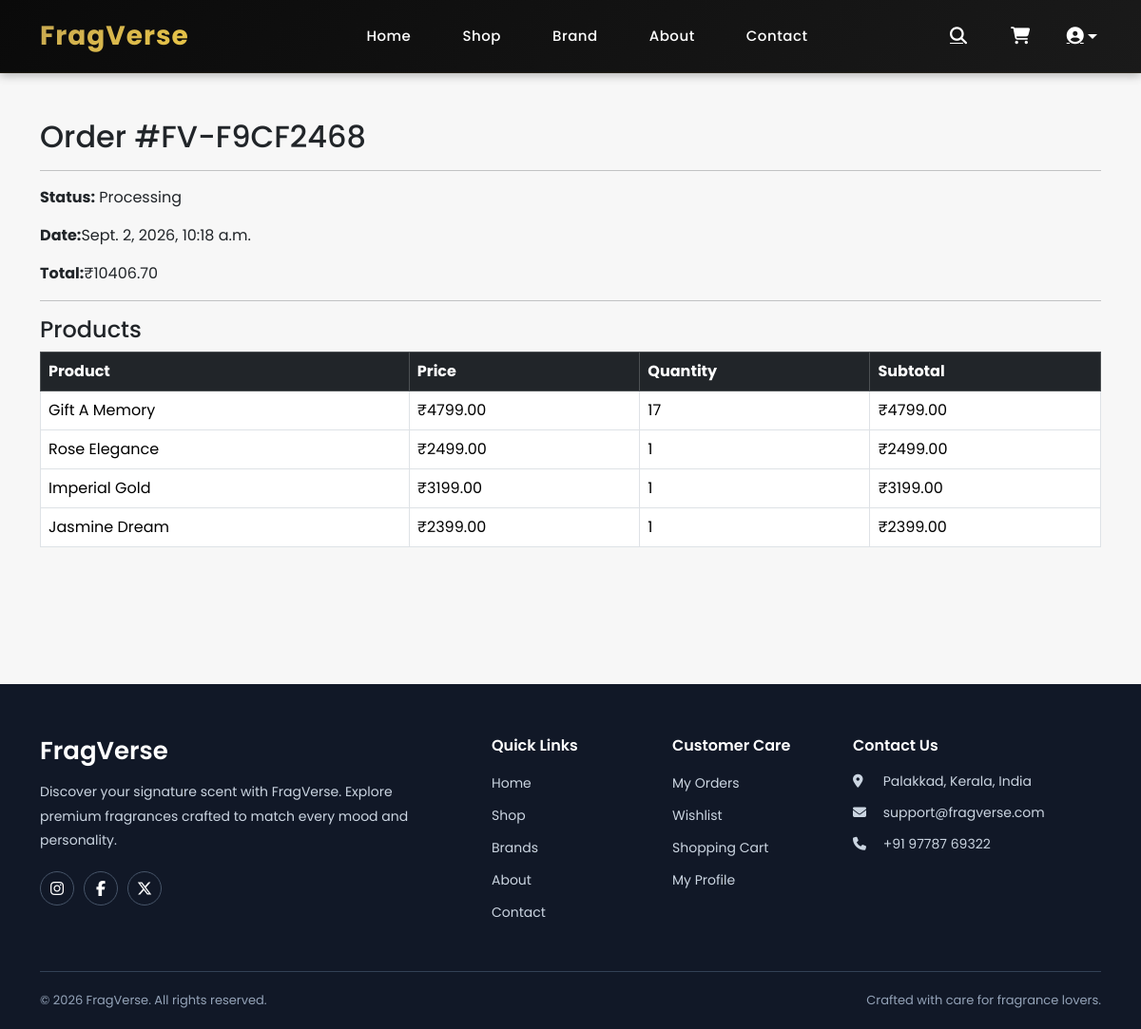
The app's page /order/19/ (signed in) with its own data.
### order/models.py (models this page shows, shortened)
class Order(models.Model):
    STATUS = (
        ("Pending", "Pending"),
        ("Processing", "Processing"),
        ("Shipped", "Shipped"),
        ("Delivered", "Delivered"),
        ("Cancelled", "Cancelled"),
    )
    user = models.ForeignKey(User, on_delete=models.CASCADE)
    order_number= models.CharField(max_length=20,unique=True,editable=False,null=True,blank=True)
    phone = models.CharField(max_length=20)
    address = models.TextField()
    city = models.CharField(max_length=100)
    state = models.CharField(max_length=100)
    country = models.CharField(max_length=100)
    postal_code = models.CharField(max_length=20)
    total = models.DecimalField(
        max_digits=10,
        decimal_places=2
    )
    razorpay_order_id = models.CharField(
        max_length=100,
        blank=True,
        null=True
    )
    razorpay_payment_id = models.CharField(
        max_length=100,
        blank=True,
        null=True
    )
    created = models.DateTimeField(auto_now_add=True)
    status = models.CharField(
        max_length=20,
        choices=STATUS,
        default="Pending"
    )

class OrderItem(models.Model):
    order = models.ForeignKey(Order,related_name="items",on_delete=models.CASCADE)
    product = models.ForeignKey(Product,on_delete=models.CASCADE)
    price = models.DecimalField(max_digits=10,decimal_places=2)
    quantity = models.PositiveIntegerField(default=1)

### store/models.py (models this page shows, shortened)
class Product(models.Model):
    category = models.ForeignKey(Category,on_delete=models.CASCADE)
    name = models.CharField(max_length=200)
    brand = models.CharField(max_length=100)
    description = models.TextField()
    image = models.ImageField(upload_to="products/")
    price = models.DecimalField(max_digits=10, decimal_places=2)
    stock = models.PositiveIntegerField(default=0)
    available = models.BooleanField(default=True)
    created_at = models.DateTimeField(auto_now_add=True)

### store/views.py (the view)
# urls.py: path("order/<int:id>/",views.order_detail,name="order_detail"),
@never_cache
@login_required(login_url="login")
def order_detail(request, id):
    order = get_object_or_404(
        Order,
        id=id,
        user=request.user
    )
    context = {"order": order}
    return render(request,"order_detail.html",context)

### store/cart.py (called while the page is built, shortened)
    def __iter__(self):
        product_ids = []
        variant_ids = []
        invalid_keys = []
        if invalid_keys:
            for key in invalid_keys:
                del self.cart[key]
            self.save()
        products = Product.objects.filter(
            id__in=product_ids
        )
        variants = ProductVariant.objects.filter(
            id__in=variant_ids
        )
        product_dict = {
            product.id: product
            for product in products
        }
        variant_dict = {
            variant.id: variant
            for variant in variants
        }

    def get_total_quantity(self):
        total = 0
        for item in self:
            total += item["quantity"]
        return total

    def __len__(self):
        return self.get_total_quantity()

### store/context_processors.py (called while the page is built)
def cart(request):
  return {"cart": Cart(request)}

def wishlist(request):
    if request.user.is_authenticated:
        wishlist_product_ids = set(
            Wishlist.objects.filter(
                user=request.user
            ).values_list(
                "product_id",
                flat=True
            )
        )
    else:
        wishlist_product_ids = set()
    return {
        "wishlist_product_ids": wishlist_product_ids
    }

### templates/order_detail.html (shortened to what this page needs)
{% extends "base.html" %}
{% block content %}
<div class="container py-5">
    <h2>Order #{{ order.order_number }}</h2>
    <hr>
    <p>
        <strong>Status:</strong>
        {{ order.status }}
    </p>
    <p><strong>Date:</strong>{{ order.created }}</p>
    <p><strong>Total:</strong>₹{{ order.total }}</p>
    <hr>
    <h4>Products</h4>
    <table class="table table-bordered">
        <thead class="table-dark">
            <tr>
                <th>Product</th>
                <th>Price</th>
                <th>Quantity</th>
                <th>Subtotal</th>
            </tr>
        </thead>
        <tbody>
        {% for item in order.items.all %}
        <tr>
            <td>{{ item.product.name }}</td>
            <td>₹{{ item.price }}</td>
            <td>{{ item.quantity }}</td>
            <td>₹{{ item.price|floatformat:2 }}</td>
        </tr>
        {% endfor %}
        </tbody>
    </table>
</div>
{% endblock %}

### records on screen
Order: order_number "FV-F9CF2468", status "Processing", created "Sept. 2, 2026, 10:18 a.m.", total "10406.70"
OrderItem: product.name "Gift A Memory", price "4799.00", quantity "17"
OrderItem: product.name "Rose Elegance", price "2499.00", quantity "1"
OrderItem: product.name "Imperial Gold", price "3199.00", quantity "1"
OrderItem: product.name "Jasmine Dream", price "2399.00", quantity "1"
